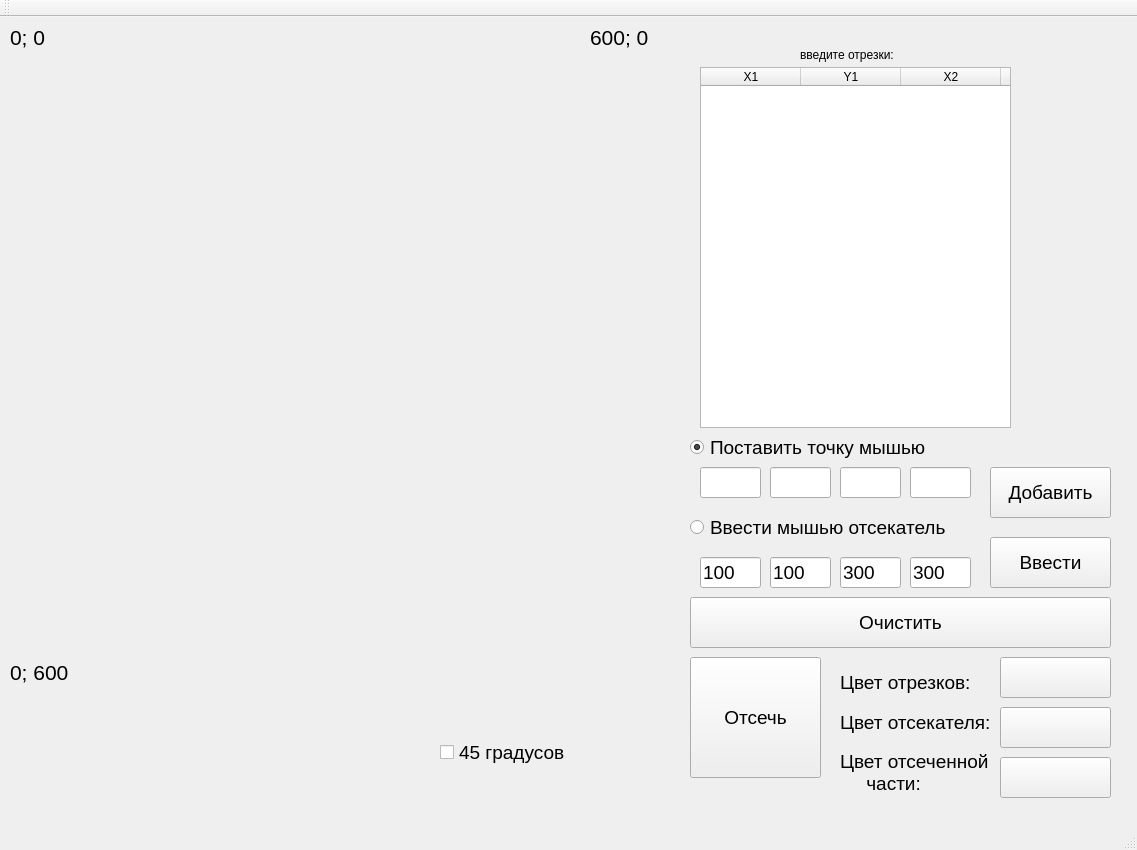
<?xml version="1.0" encoding="UTF-8"?>
<ui version="4.0">
 <class>MainWindow</class>
 <widget class="QMainWindow" name="MainWindow">
  <property name="geometry">
   <rect>
    <x>0</x>
    <y>0</y>
    <width>1137</width>
    <height>850</height>
   </rect>
  </property>
  <property name="windowTitle">
   <string>Отсечение</string>
  </property>
  <widget class="QWidget" name="centralWidget">
   <widget class="QLineEdit" name="lineEdit_y">
    <property name="geometry">
     <rect>
      <x>770</x>
      <y>450</y>
      <width>61</width>
      <height>31</height>
     </rect>
    </property>
    <property name="font">
     <font>
      <pointsize>14</pointsize>
     </font>
    </property>
   </widget>
   <widget class="QLabel" name="label_4">
    <property name="geometry">
     <rect>
      <x>800</x>
      <y>30</y>
      <width>101</width>
      <height>16</height>
     </rect>
    </property>
    <property name="text">
     <string>введите отрезки:</string>
    </property>
   </widget>
   <widget class="QLineEdit" name="lineEdit_x">
    <property name="geometry">
     <rect>
      <x>700</x>
      <y>450</y>
      <width>61</width>
      <height>31</height>
     </rect>
    </property>
    <property name="font">
     <font>
      <pointsize>14</pointsize>
     </font>
    </property>
   </widget>
   <widget class="QTableWidget" name="tableWidget">
    <property name="geometry">
     <rect>
      <x>700</x>
      <y>50</y>
      <width>311</width>
      <height>361</height>
     </rect>
    </property>
    <property name="verticalScrollBarPolicy">
     <enum>Qt::ScrollBarAsNeeded</enum>
    </property>
    <property name="horizontalScrollBarPolicy">
     <enum>Qt::ScrollBarAlwaysOff</enum>
    </property>
    <column>
     <property name="text">
      <string>X1</string>
     </property>
    </column>
    <column>
     <property name="text">
      <string>Y1</string>
     </property>
    </column>
    <column>
     <property name="text">
      <string>X2</string>
     </property>
    </column>
    <column>
     <property name="text">
      <string>Y2</string>
     </property>
    </column>
   </widget>
   <widget class="QPushButton" name="pushButton_add">
    <property name="geometry">
     <rect>
      <x>990</x>
      <y>450</y>
      <width>121</width>
      <height>51</height>
     </rect>
    </property>
    <property name="font">
     <font>
      <pointsize>14</pointsize>
     </font>
    </property>
    <property name="text">
     <string>Добавить</string>
    </property>
   </widget>
   <widget class="QWidget" name="gridLayoutWidget">
    <property name="geometry">
     <rect>
      <x>30</x>
      <y>40</y>
      <width>601</width>
      <height>591</height>
     </rect>
    </property>
    <layout class="QGridLayout" name="gridLayout"/>
   </widget>
   <widget class="QPushButton" name="pushButton_clear">
    <property name="geometry">
     <rect>
      <x>690</x>
      <y>580</y>
      <width>421</width>
      <height>51</height>
     </rect>
    </property>
    <property name="font">
     <font>
      <pointsize>14</pointsize>
     </font>
    </property>
    <property name="text">
     <string>Очистить</string>
    </property>
   </widget>
   <widget class="QLabel" name="label">
    <property name="geometry">
     <rect>
      <x>10</x>
      <y>10</y>
      <width>81</width>
      <height>21</height>
     </rect>
    </property>
    <property name="font">
     <font>
      <pointsize>16</pointsize>
     </font>
    </property>
    <property name="text">
     <string>0; 0</string>
    </property>
   </widget>
   <widget class="QLabel" name="label_2">
    <property name="geometry">
     <rect>
      <x>590</x>
      <y>10</y>
      <width>91</width>
      <height>21</height>
     </rect>
    </property>
    <property name="font">
     <font>
      <pointsize>16</pointsize>
     </font>
    </property>
    <property name="text">
     <string>600; 0</string>
    </property>
   </widget>
   <widget class="QLabel" name="label_3">
    <property name="geometry">
     <rect>
      <x>10</x>
      <y>640</y>
      <width>91</width>
      <height>31</height>
     </rect>
    </property>
    <property name="font">
     <font>
      <pointsize>16</pointsize>
     </font>
    </property>
    <property name="text">
     <string>0; 600</string>
    </property>
   </widget>
   <widget class="QPushButton" name="pushButton_color_fone">
    <property name="geometry">
     <rect>
      <x>1000</x>
      <y>690</y>
      <width>111</width>
      <height>41</height>
     </rect>
    </property>
    <property name="text">
     <string/>
    </property>
   </widget>
   <widget class="QPushButton" name="pushButton_color_line">
    <property name="geometry">
     <rect>
      <x>1000</x>
      <y>640</y>
      <width>111</width>
      <height>41</height>
     </rect>
    </property>
    <property name="text">
     <string/>
    </property>
   </widget>
   <widget class="QLabel" name="label_5">
    <property name="geometry">
     <rect>
      <x>840</x>
      <y>670</y>
      <width>151</width>
      <height>71</height>
     </rect>
    </property>
    <property name="font">
     <font>
      <pointsize>14</pointsize>
     </font>
    </property>
    <property name="text">
     <string>Цвет отсекателя:</string>
    </property>
   </widget>
   <widget class="QLabel" name="label_6">
    <property name="geometry">
     <rect>
      <x>840</x>
      <y>630</y>
      <width>141</width>
      <height>71</height>
     </rect>
    </property>
    <property name="font">
     <font>
      <pointsize>14</pointsize>
     </font>
    </property>
    <property name="text">
     <string>Цвет отрезков:</string>
    </property>
   </widget>
   <widget class="QPushButton" name="pushButton_add_2">
    <property name="geometry">
     <rect>
      <x>690</x>
      <y>640</y>
      <width>131</width>
      <height>121</height>
     </rect>
    </property>
    <property name="font">
     <font>
      <pointsize>14</pointsize>
     </font>
    </property>
    <property name="text">
     <string>Отсечь</string>
    </property>
   </widget>
   <widget class="QLineEdit" name="lineEdit_x_za">
    <property name="geometry">
     <rect>
      <x>700</x>
      <y>540</y>
      <width>61</width>
      <height>31</height>
     </rect>
    </property>
    <property name="font">
     <font>
      <pointsize>14</pointsize>
     </font>
    </property>
    <property name="text">
     <string>100</string>
    </property>
   </widget>
   <widget class="QLineEdit" name="lineEdit_y_za">
    <property name="geometry">
     <rect>
      <x>770</x>
      <y>540</y>
      <width>61</width>
      <height>31</height>
     </rect>
    </property>
    <property name="font">
     <font>
      <pointsize>14</pointsize>
     </font>
    </property>
    <property name="text">
     <string>100</string>
    </property>
   </widget>
   <widget class="QRadioButton" name="radioButton">
    <property name="geometry">
     <rect>
      <x>690</x>
      <y>480</y>
      <width>261</width>
      <height>61</height>
     </rect>
    </property>
    <property name="font">
     <font>
      <pointsize>14</pointsize>
     </font>
    </property>
    <property name="text">
     <string>Ввести мышью отсекатель</string>
    </property>
   </widget>
   <widget class="QRadioButton" name="radioButton_3">
    <property name="geometry">
     <rect>
      <x>690</x>
      <y>410</y>
      <width>281</width>
      <height>41</height>
     </rect>
    </property>
    <property name="font">
     <font>
      <pointsize>14</pointsize>
     </font>
    </property>
    <property name="text">
     <string>Поставить точку мышью</string>
    </property>
    <property name="checked">
     <bool>true</bool>
    </property>
   </widget>
   <widget class="QLineEdit" name="lineEdit_x_za_2">
    <property name="geometry">
     <rect>
      <x>840</x>
      <y>540</y>
      <width>61</width>
      <height>31</height>
     </rect>
    </property>
    <property name="font">
     <font>
      <pointsize>14</pointsize>
     </font>
    </property>
    <property name="text">
     <string>300</string>
    </property>
   </widget>
   <widget class="QLineEdit" name="lineEdit_y_za_2">
    <property name="geometry">
     <rect>
      <x>910</x>
      <y>540</y>
      <width>61</width>
      <height>31</height>
     </rect>
    </property>
    <property name="font">
     <font>
      <pointsize>14</pointsize>
     </font>
    </property>
    <property name="text">
     <string>300</string>
    </property>
   </widget>
   <widget class="QLineEdit" name="lineEdit_y_2">
    <property name="geometry">
     <rect>
      <x>910</x>
      <y>450</y>
      <width>61</width>
      <height>31</height>
     </rect>
    </property>
    <property name="font">
     <font>
      <pointsize>14</pointsize>
     </font>
    </property>
   </widget>
   <widget class="QLineEdit" name="lineEdit_x_2">
    <property name="geometry">
     <rect>
      <x>840</x>
      <y>450</y>
      <width>61</width>
      <height>31</height>
     </rect>
    </property>
    <property name="font">
     <font>
      <pointsize>14</pointsize>
     </font>
    </property>
   </widget>
   <widget class="QPushButton" name="pushButton_add_4">
    <property name="geometry">
     <rect>
      <x>990</x>
      <y>520</y>
      <width>121</width>
      <height>51</height>
     </rect>
    </property>
    <property name="font">
     <font>
      <pointsize>14</pointsize>
     </font>
    </property>
    <property name="text">
     <string>Ввести</string>
    </property>
   </widget>
   <widget class="QPushButton" name="pushButton_color_fone_2">
    <property name="geometry">
     <rect>
      <x>1000</x>
      <y>740</y>
      <width>111</width>
      <height>41</height>
     </rect>
    </property>
    <property name="text">
     <string/>
    </property>
   </widget>
   <widget class="QLabel" name="label_7">
    <property name="geometry">
     <rect>
      <x>840</x>
      <y>720</y>
      <width>151</width>
      <height>71</height>
     </rect>
    </property>
    <property name="font">
     <font>
      <pointsize>14</pointsize>
     </font>
    </property>
    <property name="text">
     <string>Цвет отсеченной
     части:</string>
    </property>
   </widget>
   <widget class="QCheckBox" name="checkBox_45">
    <property name="geometry">
     <rect>
      <x>440</x>
      <y>710</y>
      <width>151</width>
      <height>51</height>
     </rect>
    </property>
    <property name="font">
     <font>
      <pointsize>14</pointsize>
     </font>
    </property>
    <property name="text">
     <string>45 градусов</string>
    </property>
   </widget>
  </widget>
  <widget class="QMenuBar" name="menuBar">
   <property name="geometry">
    <rect>
     <x>0</x>
     <y>0</y>
     <width>1137</width>
     <height>21</height>
    </rect>
   </property>
  </widget>
  <widget class="QToolBar" name="mainToolBar">
   <attribute name="toolBarArea">
    <enum>TopToolBarArea</enum>
   </attribute>
   <attribute name="toolBarBreak">
    <bool>false</bool>
   </attribute>
  </widget>
  <widget class="QStatusBar" name="statusBar"/>
 </widget>
 <layoutdefault spacing="6" margin="11"/>
 <tabstops>
  <tabstop>lineEdit_x</tabstop>
  <tabstop>lineEdit_y</tabstop>
  <tabstop>lineEdit_x_2</tabstop>
  <tabstop>lineEdit_y_2</tabstop>
  <tabstop>lineEdit_x_za</tabstop>
  <tabstop>lineEdit_y_za</tabstop>
  <tabstop>lineEdit_x_za_2</tabstop>
  <tabstop>lineEdit_y_za_2</tabstop>
  <tabstop>pushButton_add</tabstop>
  <tabstop>pushButton_add_2</tabstop>
  <tabstop>pushButton_clear</tabstop>
  <tabstop>pushButton_color_line</tabstop>
  <tabstop>pushButton_color_fone</tabstop>
  <tabstop>radioButton</tabstop>
  <tabstop>radioButton_3</tabstop>
  <tabstop>tableWidget</tabstop>
 </tabstops>
 <resources/>
 <connections/>
</ui>
